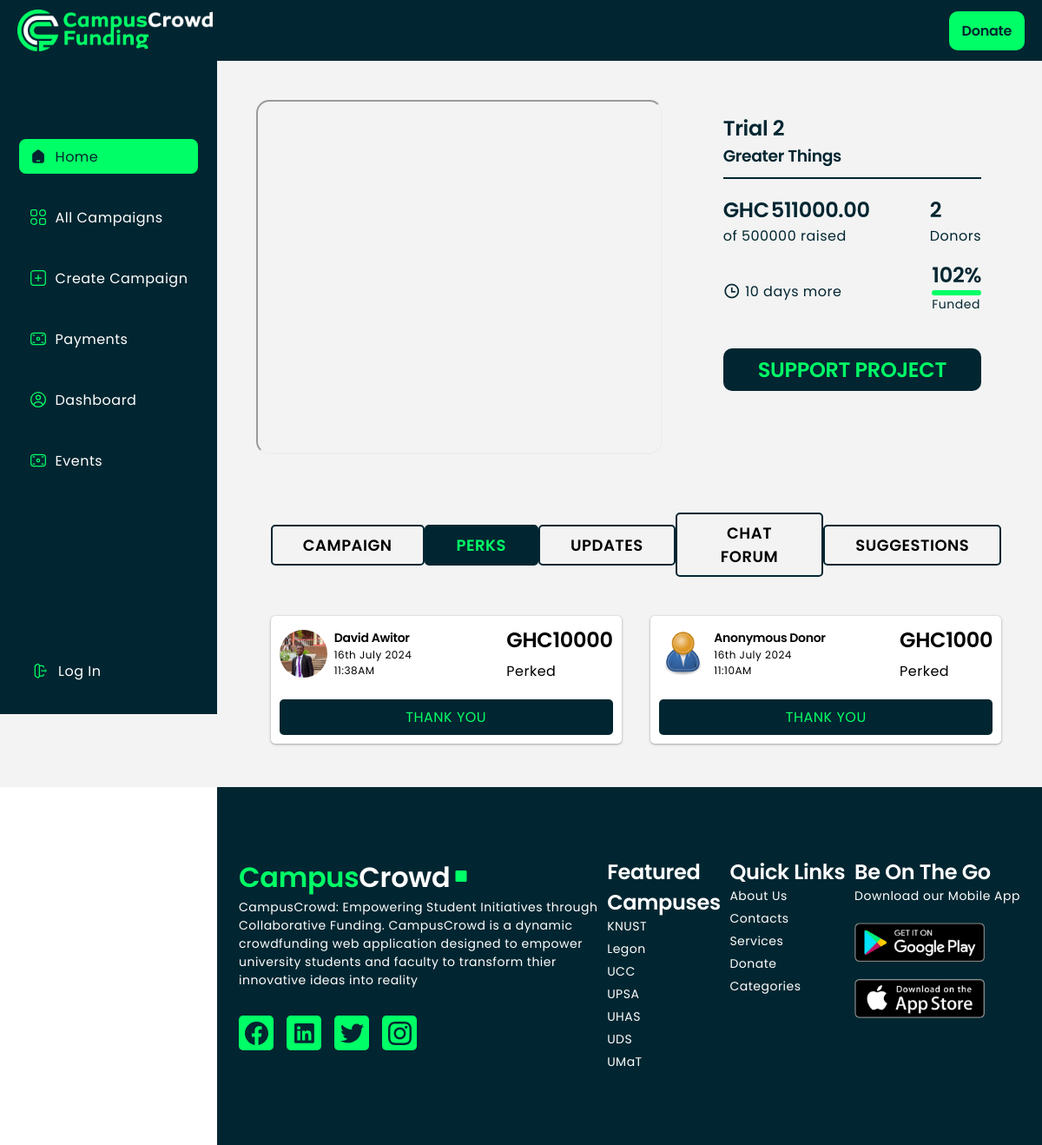
Page /perks/db13a38a-22c0-4270-bfd9-75a6d039fe4f/ on the committed database.
### users/models.py (models this page shows, shortened)
class Project(models.Model):
    project_owner = models.ForeignKey(Profile, on_delete=models.CASCADE)
    project_title = models.CharField(max_length=250, blank=True)
    brief_description = models.CharField(max_length=500)
    about_project = models.TextField(null=True, blank=True)
    project_image = models.ImageField(upload_to='CampusCrowd/project_images/')
    project_target_amount = models.IntegerField(null=True, blank=True)
    target_funding_period_in_days = models.IntegerField(null=True, blank=True)
    amount_raised = models.IntegerField(default=0)
    project_short_demo_video = models.FileField(null=True, blank=True, upload_to='CampusCrowd/project_videos/')
    project_stars = models.IntegerField(default=0)
    has_update = models.BooleanField(default=False)
    has_details = models.BooleanField(default=False)
    created = models.DateTimeField(auto_now_add=True)
    id = models.UUIDField(default=uuid.uuid4, unique=True, primary_key=True, editable=False)
    class Meta:
        ordering = ['-created']

class Profile(models.Model):
    CATEGORY = (
        ('student', 'Student'),
        ('investor', 'Investor'),
        ('faculty', 'Faculty')
    )
    user = models.OneToOneField(User, on_delete=models.CASCADE, null=True, related_name='profile')
    profile_image = models.ImageField(null=True, blank=True, upload_to='CampusCrowd/profiles/', default="profiles/user-default.png")
    about_you = models.TextField(blank=True, null=True)
    reference_number = models.IntegerField(blank=True, null=True)
    programme_of_study = models.CharField(max_length=250, blank=True, null=True)
    name_of_institution = models.CharField(max_length=250, blank=True, null=True)
    abbreviation_of_institution = models.CharField(max_length=250, blank=True, null=True)
    college_name = models.CharField(max_length=250, blank=True, null=True)
    category = models.CharField(max_length=25, choices=CATEGORY, default='Student')
    contact = models.IntegerField(null=True, blank=True)
    linkedIn_url = models.CharField(max_length=300, blank=True, null=True)
    website_url = models.CharField(max_length=250, blank=True, null=True)
    stars = models.IntegerField(default=0)
    created = models.DateTimeField(auto_now_add=True)
    id = models.UUIDField(default=uuid.uuid4, unique=True, primary_key=True, editable=False)
    class Meta:
        ordering = ['-created']

### CampusCrowd/models.py (models this page shows, shortened)
class Payment(models.Model):
    user = models.ForeignKey(User, on_delete=models.SET_NULL, null=True, blank=True)
    project = models.ForeignKey(Project, on_delete=models.CASCADE)
    amount = models.DecimalField(max_digits=30, decimal_places=2)
    email = models.EmailField()
    payer_name = models.CharField(max_length=250, null=True, blank=True)
    is_anonymous = models.BooleanField(default=False)
    reference = models.CharField(max_length=150, unique=True)
    status = models.CharField(max_length=20, default='pending')
    created_at = models.DateTimeField(auto_now_add=True)
    transaction_id = models.UUIDField(default=uuid.uuid4, editable=False, unique=True)
    class Meta:
        ordering = ['-created_at']

### CampusCrowd/views.py (the view)
# urls.py: path('perks/<str:pk>/', views.perks, name='perks'),
def perks(request, pk):
    project = Project.objects.get(id=pk)
    payments = Payment.objects.filter(project=project, status='success')
    payment_count = payments.count()
    if project.project_target_amount > 0:
           percentage_funded = (project.amount_raised / project.project_target_amount) * 100
    else:
        percentage_funded = 0
    context = {
        'project': project,
        'payments': payments,
        'payment_count': payment_count,
        'percentage_funded': percentage_funded,
    }
    return render(request, 'CampusCrowd/perks.html', context)

### CampusCrowd/templates/CampusCrowd/perks.html (shortened to what this page needs)
{% extends 'main.html' %}
{% load static %}
{% block content %}
<main class="main-element">
  <section class="main-page flex-main-page">
    {% include 'vertical_navigation.html' %}
    <div class="template">
        <div class="campaign-demo-container">
            {% if project.project_short_demo_video %}
            <iframe src="{{ project.project_short_demo_video.url }}" class="iframe-size" allow="autoplay 'none'" autoplay="0" autostart="false"></iframe>
            {% else %}
            <iframe src="{% static 'images/project_videos/vid2.mp4' %}" class="iframe-size" allow="autoplay 'none'" autoplay="0" autostart="false"></iframe>
            {% endif %}
            <span class="project-info">
                <h1 class="project-info-h1">{{ project.project_title }}</h1>
                <h3 class="project-info-h3">{{ project.brief_description }}</h3>
                <span class="amount-and-perks-container">
                    <span class="amount">
                        <span class="cedis">
                             <h1>GHC</h1>
                            <h1>{{ project.amount_raised|floatformat:2 }}</h1>
                        </span>
                        <P>of {{ project.project_target_amount }} raised</P>
                    </span>
                    <span class="number-of-perkers">
                        {% if payment_count == 1 %}
                        <h1>{{ payment_count }}</h1>
                        <p>Donor</p>
                        {% else %}
                        <h1>{{ payment_count }}</h1>
                        <p>Donors</p>
                        {% endif %}
                    </span>
                </span>
                <span class="amount-and-perks-container logics">
                    <span class="svg-and-timer">
                        <i class="ri-time-line"></i>
                        <p>{{ project.target_funding_period_in_days }} days more</p>
                    </span>
                    <span>
                        <h1>{{ percentage_funded|floatformat:0 }}%</h1>
                          <div class="progress-bar-container actual-projects">
                            <div class="progress-bar" style="width: {{ percentage_funded|floatformat:0 }}%;"></div>
                        </div>
                        <p class="the-ps">Funded</p>
                      </span>
                </span>
                <a href="{% url 'initiate' project.id %}">
                    <h2 class="send-a-perk">SUPPORT PROJECT</h2>
                </a>
            </span>
        </div>
        <div class="main-project-content-container">
            <div class="project-nav">
                <a href="{% url 'campaign' project.id %}"><p class="Campaign">CAMPAIGN</p></a>
                <a href="{% url 'perks' project.id %}"><p class="Perks">PERKS</p></a>
                <a href="{% url 'updates' project.id %}"><p class="Updates">UPDATES</p></a>
                <span>
                    <a href="{% url 'church-chat-room' project.id %}"><p class="Chat desktop">CHAT FORUM</p></a>
                </span>
                <a href="{% url 'hints' project.id %}"><p class="FAQs">SUGGESTIONS</p></a>
            </div>
            <div class="perks-container">
                {% if payments %}
                {% for payment in payments %}
                <div class="a-perk">
                    <span class="date-image-and-time">
                        <span class="perked-detail">
                            {% if payment.is_anonymous %}
                            <img src="{% static 'images/profiles/user-default.png' %}" alt="image" class="project-owner-image">
                            <span>
                                <h3>Anonymous Donor</h3>
                                <p>{{ payment.created_at|date:"jS F Y" }}</p>
                                <p>{{ payment.created_at|time:"g:iA" }}</p>
                            </span>
                            {% else %}
                            {% if payment.user %}
                            <a href="{% url 'view_profile' payment.user.profile.id %}" class="perked-detail">
                                <img src="{{ payment.user.profile.profile_image.url }}" alt="image" class="project-owner-image">
                                <span>
                                    <h3>{{ payment.user.first_name }} {{ payment.user.last_name }}</h3>
                                    <p>{{ payment.created_at|date:"jS F Y" }}</p>
                                    <p>{{ payment.created_at|time:"g:iA" }}</p>
                                </span>
                            </a>
                            {% endif %}
                            {% endif %}
                        </span>
                        <span class="amount-perked">
                            <h1>GHC{{ payment.amount|floatformat:0 }}</h1>
                            <p>Perked</p>
                        </span>
                    </span>
                    {% if request.user == payment.project.project_owner.user %}
                    <p class="say-thank-you">SAY THANK YOU</p>
                    {% else%}
                    <p class="say-thank-you">THANK YOU</p>
                    {% endif %}
                </div>
                {% endfor %}
                {% else %}
                <p>No donations are made for the project "{{ project.project_title }}".</p>
                {% endif %}
            </div>
        </div>
    </div>
  </section>
</main>
{% endblock content %}

### static/styles/css/main.css (style rules this page uses)
:root { --light-color: #fff; --light-color-alt: #afb6cd; --primary-background-color: #131417; --secondary-background-color: #252830; --hover-light-color: var(--light-color); --hover-dark-color: var(--primary-background-color); --gradient-color: linear-gradient(115deg, #4fcf70, #fad648, #a767e5, #12bcfe, #44ce7b); --transparent-light-color: rgba(255, 255, 255, 0.05); --transparent-dark-color: rgba(0, 0, 0, 0.75); --font-family: "Poppins", sans-serif; --font-size-sm: 1.6rem; --font-size-md: 2.4rem; --gap: 2rem; --margin-sm: 2rem; --margin-md: 3rem; --item-min-height-sm: 20rem; --item-min-height-md: 30rem; --green: #00FF66; --bg-color: #022631; }
* { margin: 0; padding: 0; box-sizing: border-box; }
html { font-size: 62.5%; height: 100%; }
body { font-family: var(--font-family); font-size: var(--font-size-sm); color: black; background-color: white!important; letter-spacing: 0.5px; transition: background-color 0.25s, color 0.25s; display: flex; flex-direction: column; min-height: 100%; overflow-x: hidden!important; }
a { color: inherit; text-decoration: none; display: block; }
i { font-size: var(--font-size-md); }
h1, h2, h3, h4, h5, h6 { font-weight: 600!important; letter-spacing: -0.3px; }
.progress-bar-container { width: 100%; background-color: #022631; border-radius: 5px; overflow: hidden; height: 6px; }
.actual-projects { background-color: #022631!important }
.progress-bar { height: 100%; background-color: #00FF66; transition: width 0.5s ease-in-out; }
.flex-main-page { width: 100%; display: flex; align-items: flex-start; gap: 15px; margin-top: 70px; background-color: #d9d9d951; }
.template { width: inherit; margin-left: 250px; margin-top: 15px; position: relative; }
.project-owner-image { width: 55px; height: 55px; border-radius: 50%; object-fit: cover; }
.the-ps { font-size: 1.4rem; }
.campaign-demo-container { height: 60vh; width: 100%; margin-bottom: 25px; }
.iframe-size { height: 85%; width: 55%; margin: 30px 40px 50px 30px; border-radius: 15px; }
.campaign-demo-container { display: flex; align-items: flex-start; gap: 30px; color: #022631;; }
.project-info { margin: 45px 70px 50px 0; width: 35%; }
.project-info-h3 { margin-bottom: 18px; border-bottom: 2px solid #022631; padding-bottom: 10px; }
.svg-and-timer { display: flex; align-items: center; gap: 5px; margin-top: 10px; }
.amount-and-perks-container { display: flex; align-items: flex-start; justify-content: space-between; color: #022631; }
.send-a-perk { color: var(--green); width: 100%; padding: 7px 25px; margin: 40px auto 0 auto; background-color: #022631; border-radius: 10px; text-align: center; }
.desktop { display: block; }
.main-project-content-container { padding: 0 5%; margin-bottom: 50px; }
.project-nav { display: flex; align-items: center; justify-content: space-between; margin-bottom: 30px; }
.project-nav p { border: 2px solid #022631; padding: 8px 50px; text-align: center; border-radius: 5px; font-size: 1.8rem; font-weight: 550; }
.perks-container { width: 100%; display: flex; align-items: center; gap: 4%; flex-wrap: wrap; }
.a-perk { width: 48%; background-color: white; box-shadow: 0 1px 3px 0 rgba(0, 0, 0, .3), 0 0 0 1px rgba(0, 0, 0, .04);; padding: 10px; border-radius: 5px; margin-top: 15px; }
.date-image-and-time { display: flex; align-items: center; gap: 8px; justify-content: space-between; }
.perked-detail { font-size: 1.2rem; display: flex; align-items: center; gap: 8px; }
.say-thank-you { width: 100%; background-color: #022631; color: var(--green); text-align: center; padding: 8px 0; border-radius: 5px; margin-top: 20px; }
.amount-perked h1 { margin-bottom: 6px; }
.active-project-home { background-color: #022631; color: var(--green); }
.cedis { display: flex; align-items: center; gap: 2px; margin-right: 10px; }
.logics { display: flex; align-items: center; justify-content: space-between; }
.logics { margin-top: 15px; }
.ri-time-line { font-size: 2rem; }

### static/styles/css/user_chat_room_styles.css (style rules this page uses)
:root { --primary-background-color: #131417; --secondary-background-color: #252830; --epsu-primary-bg: #14279B; --light-color-alt: #afb6cd; --bg-color: #022631; }
button, i { cursor: pointer; }

### static/styles/css/media_queries.css (style rules this page uses)
@media screen and (min-width: 768px) { .project-nav p { padding: 8px 35px; } }

### rows in the picture
Project: project_title "Trial 2", brief_description "Greater Things", amount_raised "511000.00", project_target_amount "500000", target_funding_period_in_days "10"
Payment: user.profile.profile_image (picture), user.first_name "David", user.last_name "Awitor", created_at "16th July 2024", created_at "11:38AM", amount "10000", shows "THANK YOU"
Payment: is_anonymous True (drawn), created_at "16th July 2024", created_at "11:10AM", amount "1000", shows "THANK YOU"

### other values in the picture
{{ payment_count }} "2"
{{ percentage_funded|floatformat:0 }} "102"
